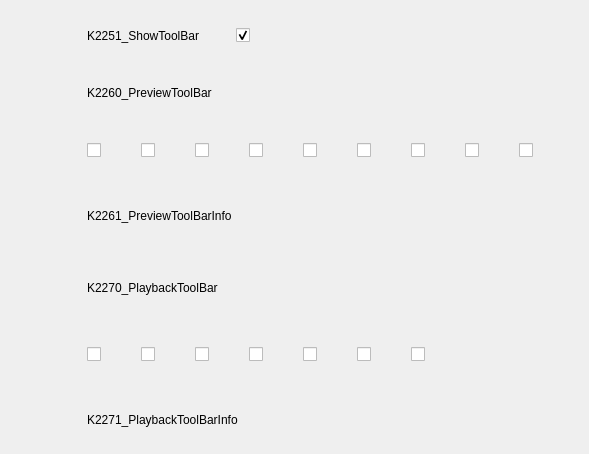
       <widget class="QWidget" name="ToolbarOption">
        <property name="sizePolicy">
         <sizepolicy hsizetype="Expanding" vsizetype="Expanding">
          <horstretch>0</horstretch>
          <verstretch>0</verstretch>
         </sizepolicy>
        </property>
        <layout class="QVBoxLayout" name="verticalLayout_2">
         <property name="spacing">
          <number>0</number>
         </property>
         <property name="sizeConstraint">
          <enum>QLayout::SetNoConstraint</enum>
         </property>
         <property name="leftMargin">
          <number>87</number>
         </property>
         <property name="topMargin">
          <number>26</number>
         </property>
         <property name="rightMargin">
          <number>16</number>
         </property>
         <property name="bottomMargin">
          <number>0</number>
         </property>
         <item>
          <layout class="QHBoxLayout" name="horizontalLayout_14">
           <property name="spacing">
            <number>0</number>
           </property>
           <property name="sizeConstraint">
            <enum>QLayout::SetNoConstraint</enum>
           </property>
           <property name="leftMargin">
            <number>0</number>
           </property>
           <property name="topMargin">
            <number>0</number>
           </property>
           <item>
            <widget class="QLabel" name="lWindowToolbar">
             <property name="sizePolicy">
              <sizepolicy hsizetype="Fixed" vsizetype="Fixed">
               <horstretch>0</horstretch>
               <verstretch>0</verstretch>
              </sizepolicy>
             </property>
             <property name="text">
              <string>K2251_ShowToolBar</string>
             </property>
            </widget>
           </item>
           <item>
            <spacer name="horizontalSpacer_3">
             <property name="orientation">
              <enum>Qt::Horizontal</enum>
             </property>
             <property name="sizeType">
              <enum>QSizePolicy::Minimum</enum>
             </property>
             <property name="sizeHint" stdset="0">
              <size>
               <width>36</width>
               <height>20</height>
              </size>
             </property>
            </spacer>
           </item>
           <item>
            <widget class="QCheckBox" name="showonstartup">
             <property name="enabled">
              <bool>true</bool>
             </property>
             <property name="sizePolicy">
              <sizepolicy hsizetype="Expanding" vsizetype="Fixed">
               <horstretch>0</horstretch>
               <verstretch>0</verstretch>
              </sizepolicy>
             </property>
             <property name="cursor">
              <cursorShape>ArrowCursor</cursorShape>
             </property>
             <property name="text">
              <string/>
             </property>
             <property name="icon">
              <iconset>
               <normalon>:/icon/buttonOff.png</normalon>
               <disabledon>:/icon/buttonOff.png</disabledon>
               <activeoff>:/icon/buttonOn.png</activeoff>
               <activeon>:/icon/buttonOff.png</activeon>
               <selectedon>:/icon/buttonOff.png</selectedon>
              </iconset>
             </property>
             <property name="iconSize">
              <size>
               <width>30</width>
               <height>30</height>
              </size>
             </property>
             <property name="checkable">
              <bool>true</bool>
             </property>
             <property name="checked">
              <bool>true</bool>
             </property>
            </widget>
           </item>
          </layout>
         </item>
         <item>
          <spacer name="verticalSpacer_2">
           <property name="orientation">
            <enum>Qt::Vertical</enum>
           </property>
           <property name="sizeType">
            <enum>QSizePolicy::Preferred</enum>
           </property>
           <property name="sizeHint" stdset="0">
            <size>
             <width>20</width>
             <height>40</height>
            </size>
           </property>
          </spacer>
         </item>
         <item>
          <widget class="QLabel" name="lPreviewToobar">
           <property name="sizePolicy">
            <sizepolicy hsizetype="Expanding" vsizetype="Expanding">
             <horstretch>0</horstretch>
             <verstretch>0</verstretch>
            </sizepolicy>
           </property>
           <property name="maximumSize">
            <size>
             <width>570</width>
             <height>32</height>
            </size>
           </property>
           <property name="text">
            <string>K2260_PreviewToolBar</string>
           </property>
          </widget>
         </item>
         <item>
          <spacer name="verticalSpacer_5">
           <property name="orientation">
            <enum>Qt::Vertical</enum>
           </property>
           <property name="sizeType">
            <enum>QSizePolicy::Preferred</enum>
           </property>
           <property name="sizeHint" stdset="0">
            <size>
             <width>20</width>
             <height>30</height>
            </size>
           </property>
          </spacer>
         </item>
         <item>
          <layout class="QHBoxLayout" name="horizontalLayout_15">
           <property name="spacing">
            <number>0</number>
           </property>
           <property name="sizeConstraint">
            <enum>QLayout::SetFixedSize</enum>
           </property>
           <property name="rightMargin">
            <number>0</number>
           </property>
           <item>
            <widget class="QCheckBox" name="PPause">
             <property name="sizePolicy">
              <sizepolicy hsizetype="Fixed" vsizetype="Fixed">
               <horstretch>0</horstretch>
               <verstretch>0</verstretch>
              </sizepolicy>
             </property>
             <property name="minimumSize">
              <size>
               <width>54</width>
               <height>40</height>
              </size>
             </property>
             <property name="text">
              <string/>
             </property>
            </widget>
           </item>
           <item>
            <widget class="QCheckBox" name="PLocate">
             <property name="sizePolicy">
              <sizepolicy hsizetype="Fixed" vsizetype="Fixed">
               <horstretch>0</horstretch>
               <verstretch>0</verstretch>
              </sizepolicy>
             </property>
             <property name="minimumSize">
              <size>
               <width>54</width>
               <height>40</height>
              </size>
             </property>
             <property name="text">
              <string/>
             </property>
            </widget>
           </item>
           <item>
            <widget class="QCheckBox" name="PSnapshot">
             <property name="sizePolicy">
              <sizepolicy hsizetype="Fixed" vsizetype="Fixed">
               <horstretch>0</horstretch>
               <verstretch>0</verstretch>
              </sizepolicy>
             </property>
             <property name="minimumSize">
              <size>
               <width>54</width>
               <height>40</height>
              </size>
             </property>
             <property name="text">
              <string/>
             </property>
            </widget>
           </item>
           <item>
            <widget class="QCheckBox" name="PVideo">
             <property name="sizePolicy">
              <sizepolicy hsizetype="Fixed" vsizetype="Fixed">
               <horstretch>0</horstretch>
               <verstretch>0</verstretch>
              </sizepolicy>
             </property>
             <property name="minimumSize">
              <size>
               <width>54</width>
               <height>40</height>
              </size>
             </property>
             <property name="text">
              <string/>
             </property>
            </widget>
           </item>
           <item>
            <widget class="QCheckBox" name="PTalk">
             <property name="sizePolicy">
              <sizepolicy hsizetype="Fixed" vsizetype="Fixed">
               <horstretch>0</horstretch>
               <verstretch>0</verstretch>
              </sizepolicy>
             </property>
             <property name="minimumSize">
              <size>
               <width>54</width>
               <height>40</height>
              </size>
             </property>
             <property name="text">
              <string/>
             </property>
            </widget>
           </item>
           <item>
            <widget class="QCheckBox" name="PMagnify">
             <property name="sizePolicy">
              <sizepolicy hsizetype="Fixed" vsizetype="Fixed">
               <horstretch>0</horstretch>
               <verstretch>0</verstretch>
              </sizepolicy>
             </property>
             <property name="minimumSize">
              <size>
               <width>54</width>
               <height>40</height>
              </size>
             </property>
             <property name="text">
              <string/>
             </property>
            </widget>
           </item>
           <item>
            <widget class="QCheckBox" name="PLoop">
             <property name="sizePolicy">
              <sizepolicy hsizetype="Fixed" vsizetype="Fixed">
               <horstretch>0</horstretch>
               <verstretch>0</verstretch>
              </sizepolicy>
             </property>
             <property name="minimumSize">
              <size>
               <width>54</width>
               <height>40</height>
              </size>
             </property>
             <property name="text">
              <string/>
             </property>
            </widget>
           </item>
           <item>
            <widget class="QCheckBox" name="PSettings">
             <property name="sizePolicy">
              <sizepolicy hsizetype="Fixed" vsizetype="Fixed">
               <horstretch>0</horstretch>
               <verstretch>0</verstretch>
              </sizepolicy>
             </property>
             <property name="minimumSize">
              <size>
               <width>54</width>
               <height>40</height>
              </size>
             </property>
             <property name="text">
              <string/>
             </property>
            </widget>
           </item>
           <item>
            <widget class="QCheckBox" name="PRecord">
             <property name="sizePolicy">
              <sizepolicy hsizetype="Expanding" vsizetype="Fixed">
               <horstretch>0</horstretch>
               <verstretch>0</verstretch>
              </sizepolicy>
             </property>
             <property name="minimumSize">
              <size>
               <width>54</width>
               <height>40</height>
              </size>
             </property>
             <property name="text">
              <string/>
             </property>
            </widget>
           </item>
          </layout>
         </item>
         <item>
          <spacer name="verticalSpacer_6">
           <property name="orientation">
            <enum>Qt::Vertical</enum>
           </property>
           <property name="sizeType">
            <enum>QSizePolicy::Preferred</enum>
           </property>
           <property name="sizeHint" stdset="0">
            <size>
             <width>20</width>
             <height>30</height>
            </size>
           </property>
          </spacer>
         </item>
         <item>
          <widget class="QLabel" name="infoPreviewToobar">
           <property name="sizePolicy">
            <sizepolicy hsizetype="Expanding" vsizetype="Expanding">
             <horstretch>0</horstretch>
             <verstretch>0</verstretch>
            </sizepolicy>
           </property>
           <property name="minimumSize">
            <size>
             <width>0</width>
             <height>32</height>
            </size>
           </property>
           <property name="maximumSize">
            <size>
             <width>16777215</width>
             <height>32</height>
            </size>
           </property>
           <property name="text">
            <string>K2261_PreviewToolBarInfo</string>
           </property>
          </widget>
         </item>
         <item>
          <spacer name="verticalSpacer_3">
           <property name="orientation">
            <enum>Qt::Vertical</enum>
           </property>
           <property name="sizeType">
            <enum>QSizePolicy::Preferred</enum>
           </property>
           <property name="sizeHint" stdset="0">
            <size>
             <width>20</width>
             <height>40</height>
            </size>
           </property>
          </spacer>
         </item>
         <item>
          <widget class="QLabel" name="lPlaybackToobar">
           <property name="minimumSize">
            <size>
             <width>0</width>
             <height>32</height>
            </size>
           </property>
           <property name="maximumSize">
            <size>
             <width>570</width>
             <height>32</height>
            </size>
           </property>
           <property name="text">
            <string>K2270_PlaybackToolBar</string>
           </property>
          </widget>
         </item>
         <item>
          <spacer name="verticalSpacer_7">
           <property name="orientation">
            <enum>Qt::Vertical</enum>
           </property>
           <property name="sizeType">
            <enum>QSizePolicy::Preferred</enum>
           </property>
           <property name="sizeHint" stdset="0">
            <size>
             <width>20</width>
             <height>30</height>
            </size>
           </property>
          </spacer>
         </item>
         <item>
          <layout class="QHBoxLayout" name="horizontalLayout_16">
           <property name="spacing">
            <number>0</number>
           </property>
           <property name="sizeConstraint">
            <enum>QLayout::SetFixedSize</enum>
           </property>
           <property name="rightMargin">
            <number>0</number>
           </property>
           <item>
            <widget class="QCheckBox" name="TSnapshot">
             <property name="sizePolicy">
              <sizepolicy hsizetype="Fixed" vsizetype="Fixed">
               <horstretch>0</horstretch>
               <verstretch>0</verstretch>
              </sizepolicy>
             </property>
             <property name="minimumSize">
              <size>
               <width>54</width>
               <height>40</height>
              </size>
             </property>
             <property name="text">
              <string/>
             </property>
            </widget>
           </item>
           <item>
            <widget class="QCheckBox" name="TVideo">
             <property name="sizePolicy">
              <sizepolicy hsizetype="Fixed" vsizetype="Fixed">
               <horstretch>0</horstretch>
               <verstretch>0</verstretch>
              </sizepolicy>
             </property>
             <property name="minimumSize">
              <size>
               <width>54</width>
               <height>40</height>
              </size>
             </property>
             <property name="text">
              <string/>
             </property>
            </widget>
           </item>
           <item>
            <widget class="QCheckBox" name="TMagnify">
             <property name="sizePolicy">
              <sizepolicy hsizetype="Fixed" vsizetype="Fixed">
               <horstretch>0</horstretch>
               <verstretch>0</verstretch>
              </sizepolicy>
             </property>
             <property name="minimumSize">
              <size>
               <width>54</width>
               <height>40</height>
              </size>
             </property>
             <property name="text">
              <string/>
             </property>
            </widget>
           </item>
           <item>
            <widget class="QCheckBox" name="TPlayback">
             <property name="sizePolicy">
              <sizepolicy hsizetype="Fixed" vsizetype="Fixed">
               <horstretch>0</horstretch>
               <verstretch>0</verstretch>
              </sizepolicy>
             </property>
             <property name="minimumSize">
              <size>
               <width>54</width>
               <height>40</height>
              </size>
             </property>
             <property name="text">
              <string/>
             </property>
            </widget>
           </item>
           <item>
            <widget class="QCheckBox" name="TDownload">
             <property name="sizePolicy">
              <sizepolicy hsizetype="Fixed" vsizetype="Fixed">
               <horstretch>0</horstretch>
               <verstretch>0</verstretch>
              </sizepolicy>
             </property>
             <property name="minimumSize">
              <size>
               <width>54</width>
               <height>40</height>
              </size>
             </property>
             <property name="text">
              <string/>
             </property>
            </widget>
           </item>
           <item>
            <widget class="QCheckBox" name="TTag">
             <property name="sizePolicy">
              <sizepolicy hsizetype="Fixed" vsizetype="Fixed">
               <horstretch>0</horstretch>
               <verstretch>0</verstretch>
              </sizepolicy>
             </property>
             <property name="minimumSize">
              <size>
               <width>54</width>
               <height>40</height>
              </size>
             </property>
             <property name="text">
              <string/>
             </property>
            </widget>
           </item>
           <item>
            <widget class="QCheckBox" name="TRecord">
             <property name="sizePolicy">
              <sizepolicy hsizetype="Expanding" vsizetype="Fixed">
               <horstretch>0</horstretch>
               <verstretch>0</verstretch>
              </sizepolicy>
             </property>
             <property name="minimumSize">
              <size>
               <width>54</width>
               <height>40</height>
              </size>
             </property>
             <property name="text">
              <string/>
             </property>
            </widget>
           </item>
          </layout>
         </item>
         <item>
          <spacer name="verticalSpacer_8">
           <property name="orientation">
            <enum>Qt::Vertical</enum>
           </property>
           <property name="sizeType">
            <enum>QSizePolicy::Preferred</enum>
           </property>
           <property name="sizeHint" stdset="0">
            <size>
             <width>20</width>
             <height>30</height>
            </size>
           </property>
          </spacer>
         </item>
         <item>
          <widget class="QLabel" name="infoPlaybackToobar">
           <property name="sizePolicy">
            <sizepolicy hsizetype="Expanding" vsizetype="Expanding">
             <horstretch>0</horstretch>
             <verstretch>0</verstretch>
            </sizepolicy>
           </property>
           <property name="minimumSize">
            <size>
             <width>0</width>
             <height>32</height>
            </size>
           </property>
           <property name="maximumSize">
            <size>
             <width>16777215</width>
             <height>32</height>
            </size>
           </property>
           <property name="text">
            <string>K2271_PlaybackToolBarInfo</string>
           </property>
          </widget>
         </item>
         <item>
          <spacer name="verticalSpacer_4">
           <property name="orientation">
            <enum>Qt::Vertical</enum>
           </property>
           <property name="sizeType">
            <enum>QSizePolicy::Expanding</enum>
           </property>
           <property name="sizeHint" stdset="0">
            <size>
             <width>0</width>
             <height>18</height>
            </size>
           </property>
          </spacer>
         </item>
        </layout>
       </widget>
